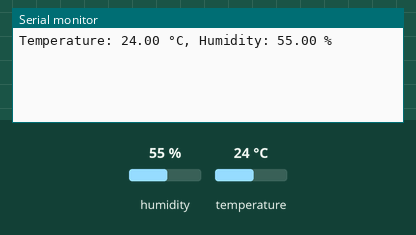
This sketch was run on a simulated Arduino MKR. Shown: the last lines printed to the serial monitor. The test bench sets the inputs (shaded band); at power-on: humidity 55 %, temperature 24 °C. WiFi joins after 1.5 s; servers stay silent unless stated.

Above: at 2.7 s.
2.8 s: humidity set to 22 %
5.8 s: temperature set to 12 °C
At 7.7 s:
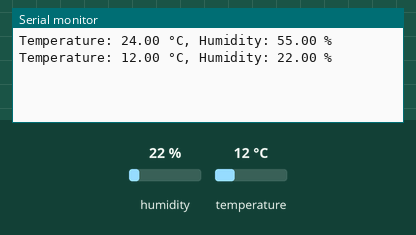
8.8 s: humidity set to 40 %
At 12.3 s:
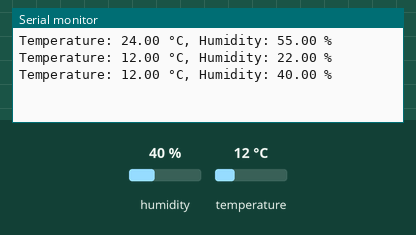
Timing chart, 0 to 13.8 s (numbered marks = the images above; inputs shaded):
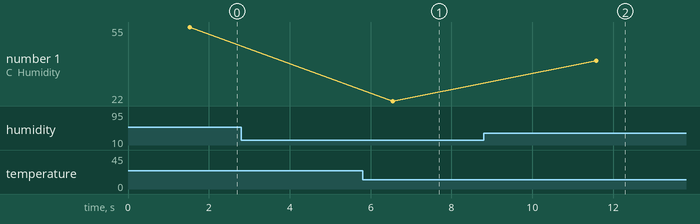

The sketch:

ARD_3.ino
```cpp
#include <ArduinoIoTCloud.h>
#include <Arduino_ConnectionHandler.h>
#include <DHT.h>

#define DHTPIN 2       // Pin for DHT11
#define DHTTYPE DHT11  // DHT11 sensor

const char SSID[]  = "VodafonePocketWiFi4-DDC3";
const char PASS[]  = "hD9D37eLNL6";

DHT dht(DHTPIN, DHTTYPE);

float temp;  // Temperature variable
float humi;  // Humidity variable
bool alarmLED = false;  // LED for alarm
void initProperties()
{
  ArduinoCloud.addProperty(temp, READ, ON_CHANGE, NULL);
  ArduinoCloud.addProperty(humi, READ, ON_CHANGE, NULL);
  ArduinoCloud.addProperty(alarmLED, READWRITE, ON_CHANGE, NULL);
}

WiFiConnectionHandler ArduinoIoTPreferredConnection(SSID, PASS);

void setup()
{
  Serial.begin(9600);
  dht.begin();
  initProperties();

  ArduinoCloud.begin(ArduinoIoTPreferredConnection);
  setDebugMessageLevel(2);
  ArduinoCloud.printDebugInfo();
}

void loop()
{
  ArduinoCloud.update();

  temp = dht.readTemperature();
  humi = dht.readHumidity();

  if (isnan(temp) || isnan(humi))
  {
    Serial.println("Error!!! Issue in reading data from DHT sensor");
    return;
  }

  Serial.print("Temperature: ");
  Serial.print(temp);
  Serial.print(" °C, Humidity: ");
  Serial.print(humi);
  Serial.println(" %");

  if (temp > 35 || humi > 50)
  {
    alarmLED = true;
  }

  delay(5000);
}
```

Measured:
- after the input at 5.8 s, the serial monitor: prints a new line after 0.75 s (image 1)
- after the input at 8.8 s, the serial monitor: prints a new line after 2.8 s (image 2)
- plotted number 1: 22 → 40 after the input at 8.8 s
